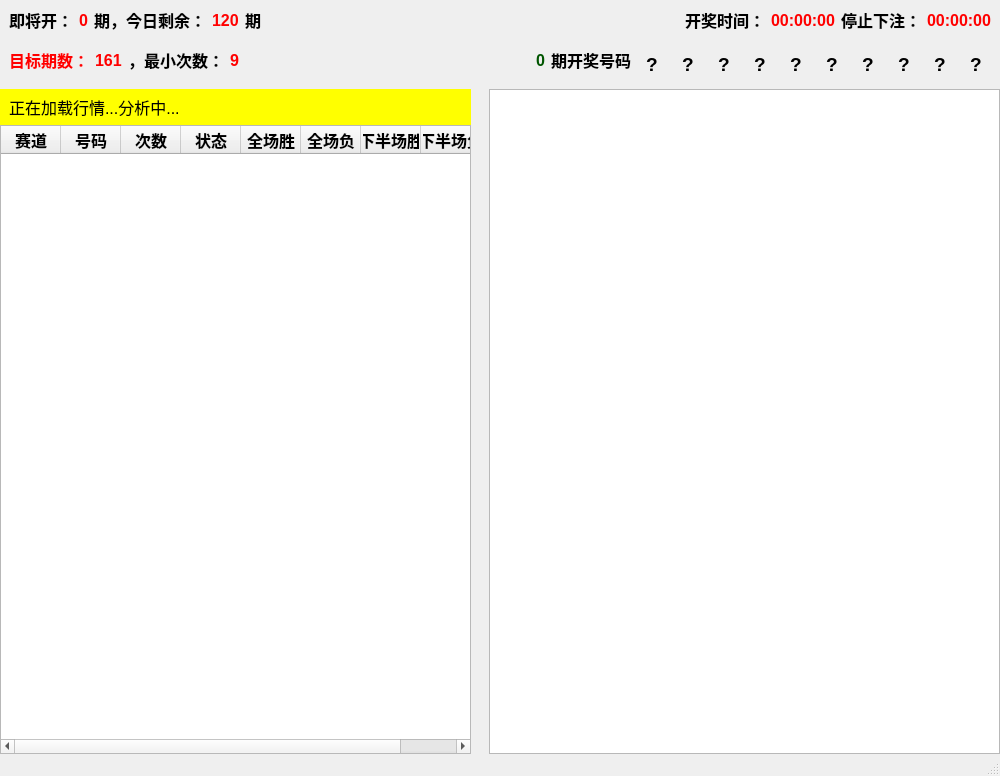
<?xml version="1.0" encoding="UTF-8"?>
<ui version="4.0">
 <class>MainWindow</class>
 <widget class="QMainWindow" name="MainWindow">
  <property name="geometry">
   <rect>
    <x>0</x>
    <y>0</y>
    <width>1000</width>
    <height>776</height>
   </rect>
  </property>
  <property name="windowTitle">
   <string>策略2：日内已开最小次数追击法-幸运飞艇</string>
  </property>
  <widget class="QWidget" name="centralwidget">
   <layout class="QVBoxLayout" name="verticalLayout">
    <property name="spacing">
     <number>0</number>
    </property>
    <property name="leftMargin">
     <number>0</number>
    </property>
    <property name="topMargin">
     <number>0</number>
    </property>
    <property name="rightMargin">
     <number>0</number>
    </property>
    <property name="bottomMargin">
     <number>0</number>
    </property>
    <item>
     <widget class="QWidget" name="header" native="true">
      <property name="minimumSize">
       <size>
        <width>0</width>
        <height>80</height>
       </size>
      </property>
      <property name="maximumSize">
       <size>
        <width>16777215</width>
        <height>80</height>
       </size>
      </property>
      <property name="styleSheet">
       <string notr="true"/>
      </property>
      <layout class="QVBoxLayout" name="verticalLayout_2">
       <property name="spacing">
        <number>0</number>
       </property>
       <property name="leftMargin">
        <number>0</number>
       </property>
       <property name="topMargin">
        <number>0</number>
       </property>
       <property name="rightMargin">
        <number>0</number>
       </property>
       <property name="bottomMargin">
        <number>0</number>
       </property>
       <item>
        <widget class="QWidget" name="widget" native="true">
         <property name="styleSheet">
          <string notr="true"/>
         </property>
         <layout class="QHBoxLayout" name="horizontalLayout">
          <item>
           <widget class="QLabel" name="label_7">
            <property name="font">
             <font>
              <pointsize>12</pointsize>
              <weight>75</weight>
              <bold>true</bold>
             </font>
            </property>
            <property name="text">
             <string>即将开：</string>
            </property>
           </widget>
          </item>
          <item>
           <widget class="QLabel" name="txtNextOption">
            <property name="font">
             <font>
              <pointsize>12</pointsize>
              <weight>75</weight>
              <bold>true</bold>
             </font>
            </property>
            <property name="styleSheet">
             <string notr="true">color: rgb(255, 0, 0);</string>
            </property>
            <property name="text">
             <string>0</string>
            </property>
           </widget>
          </item>
          <item>
           <widget class="QLabel" name="label_9">
            <property name="font">
             <font>
              <pointsize>12</pointsize>
              <weight>75</weight>
              <bold>true</bold>
             </font>
            </property>
            <property name="text">
             <string>期，今日剩余：</string>
            </property>
           </widget>
          </item>
          <item>
           <widget class="QLabel" name="txtTodaySurplus">
            <property name="font">
             <font>
              <pointsize>12</pointsize>
              <weight>75</weight>
              <bold>true</bold>
             </font>
            </property>
            <property name="styleSheet">
             <string notr="true">color: rgb(255, 0, 0);</string>
            </property>
            <property name="text">
             <string>120</string>
            </property>
           </widget>
          </item>
          <item>
           <widget class="QLabel" name="label_11">
            <property name="font">
             <font>
              <pointsize>12</pointsize>
              <weight>75</weight>
              <bold>true</bold>
             </font>
            </property>
            <property name="text">
             <string>期</string>
            </property>
           </widget>
          </item>
          <item>
           <spacer name="horizontalSpacer">
            <property name="orientation">
             <enum>Qt::Horizontal</enum>
            </property>
            <property name="sizeHint" stdset="0">
             <size>
              <width>40</width>
              <height>20</height>
             </size>
            </property>
           </spacer>
          </item>
          <item>
           <widget class="QLabel" name="label_3">
            <property name="font">
             <font>
              <pointsize>12</pointsize>
              <weight>75</weight>
              <bold>true</bold>
             </font>
            </property>
            <property name="text">
             <string>开奖时间：</string>
            </property>
           </widget>
          </item>
          <item>
           <widget class="QLabel" name="txtNextOpenTime">
            <property name="font">
             <font>
              <pointsize>12</pointsize>
              <weight>75</weight>
              <bold>true</bold>
             </font>
            </property>
            <property name="styleSheet">
             <string notr="true">color: rgb(255, 0, 0);</string>
            </property>
            <property name="text">
             <string>00:00:00</string>
            </property>
           </widget>
          </item>
          <item>
           <widget class="QLabel" name="label_5">
            <property name="font">
             <font>
              <pointsize>12</pointsize>
              <weight>75</weight>
              <bold>true</bold>
             </font>
            </property>
            <property name="text">
             <string>停止下注：</string>
            </property>
           </widget>
          </item>
          <item>
           <widget class="QLabel" name="txtNextStopTime">
            <property name="font">
             <font>
              <pointsize>12</pointsize>
              <weight>75</weight>
              <bold>true</bold>
             </font>
            </property>
            <property name="styleSheet">
             <string notr="true">color: rgb(255, 0, 0);</string>
            </property>
            <property name="text">
             <string>00:00:00</string>
            </property>
           </widget>
          </item>
         </layout>
        </widget>
       </item>
       <item>
        <widget class="QWidget" name="widget_2" native="true">
         <property name="styleSheet">
          <string notr="true"/>
         </property>
         <layout class="QHBoxLayout" name="horizontalLayout_2">
          <item>
           <widget class="QLabel" name="label">
            <property name="font">
             <font>
              <pointsize>12</pointsize>
              <weight>75</weight>
              <bold>true</bold>
             </font>
            </property>
            <property name="styleSheet">
             <string notr="true">color: rgb(255, 0, 0);</string>
            </property>
            <property name="text">
             <string>目标期数：</string>
            </property>
           </widget>
          </item>
          <item>
           <widget class="QLabel" name="txtPrevAt">
            <property name="font">
             <font>
              <pointsize>12</pointsize>
              <weight>75</weight>
              <bold>true</bold>
             </font>
            </property>
            <property name="styleSheet">
             <string notr="true">color: rgb(255, 0, 0);</string>
            </property>
            <property name="text">
             <string>161</string>
            </property>
           </widget>
          </item>
          <item>
           <widget class="QLabel" name="label_2">
            <property name="font">
             <font>
              <pointsize>12</pointsize>
              <weight>75</weight>
              <bold>true</bold>
             </font>
            </property>
            <property name="text">
             <string>，最小次数：</string>
            </property>
           </widget>
          </item>
          <item>
           <widget class="QLabel" name="txtPrevLimit">
            <property name="font">
             <font>
              <pointsize>12</pointsize>
              <weight>75</weight>
              <bold>true</bold>
             </font>
            </property>
            <property name="styleSheet">
             <string notr="true">color: rgb(255, 0, 0);</string>
            </property>
            <property name="text">
             <string>9</string>
            </property>
           </widget>
          </item>
          <item>
           <spacer name="horizontalSpacer_2">
            <property name="orientation">
             <enum>Qt::Horizontal</enum>
            </property>
            <property name="sizeHint" stdset="0">
             <size>
              <width>40</width>
              <height>20</height>
             </size>
            </property>
           </spacer>
          </item>
          <item>
           <widget class="QLabel" name="txtLastOption">
            <property name="font">
             <font>
              <pointsize>12</pointsize>
              <weight>75</weight>
              <bold>true</bold>
             </font>
            </property>
            <property name="styleSheet">
             <string notr="true">color: rgb(0, 85, 0);</string>
            </property>
            <property name="text">
             <string>0</string>
            </property>
           </widget>
          </item>
          <item>
           <widget class="QLabel" name="label_13">
            <property name="font">
             <font>
              <pointsize>12</pointsize>
              <weight>75</weight>
              <bold>true</bold>
             </font>
            </property>
            <property name="text">
             <string>期开奖号码</string>
            </property>
           </widget>
          </item>
          <item>
           <widget class="QLabel" name="txtN1">
            <property name="minimumSize">
             <size>
              <width>30</width>
              <height>30</height>
             </size>
            </property>
            <property name="maximumSize">
             <size>
              <width>30</width>
              <height>30</height>
             </size>
            </property>
            <property name="font">
             <font>
              <pointsize>14</pointsize>
              <weight>75</weight>
              <bold>true</bold>
             </font>
            </property>
            <property name="text">
             <string>?</string>
            </property>
            <property name="alignment">
             <set>Qt::AlignCenter</set>
            </property>
           </widget>
          </item>
          <item>
           <widget class="QLabel" name="txtN2">
            <property name="minimumSize">
             <size>
              <width>30</width>
              <height>30</height>
             </size>
            </property>
            <property name="maximumSize">
             <size>
              <width>30</width>
              <height>30</height>
             </size>
            </property>
            <property name="font">
             <font>
              <pointsize>14</pointsize>
              <weight>75</weight>
              <bold>true</bold>
             </font>
            </property>
            <property name="text">
             <string>?</string>
            </property>
            <property name="alignment">
             <set>Qt::AlignCenter</set>
            </property>
           </widget>
          </item>
          <item>
           <widget class="QLabel" name="txtN3">
            <property name="minimumSize">
             <size>
              <width>30</width>
              <height>30</height>
             </size>
            </property>
            <property name="maximumSize">
             <size>
              <width>30</width>
              <height>30</height>
             </size>
            </property>
            <property name="font">
             <font>
              <pointsize>14</pointsize>
              <weight>75</weight>
              <bold>true</bold>
             </font>
            </property>
            <property name="text">
             <string>?</string>
            </property>
            <property name="alignment">
             <set>Qt::AlignCenter</set>
            </property>
           </widget>
          </item>
          <item>
           <widget class="QLabel" name="txtN4">
            <property name="minimumSize">
             <size>
              <width>30</width>
              <height>30</height>
             </size>
            </property>
            <property name="maximumSize">
             <size>
              <width>30</width>
              <height>30</height>
             </size>
            </property>
            <property name="font">
             <font>
              <pointsize>14</pointsize>
              <weight>75</weight>
              <bold>true</bold>
             </font>
            </property>
            <property name="text">
             <string>?</string>
            </property>
            <property name="alignment">
             <set>Qt::AlignCenter</set>
            </property>
           </widget>
          </item>
          <item>
           <widget class="QLabel" name="txtN5">
            <property name="minimumSize">
             <size>
              <width>30</width>
              <height>30</height>
             </size>
            </property>
            <property name="maximumSize">
             <size>
              <width>30</width>
              <height>30</height>
             </size>
            </property>
            <property name="font">
             <font>
              <pointsize>14</pointsize>
              <weight>75</weight>
              <bold>true</bold>
             </font>
            </property>
            <property name="text">
             <string>?</string>
            </property>
            <property name="alignment">
             <set>Qt::AlignCenter</set>
            </property>
           </widget>
          </item>
          <item>
           <widget class="QLabel" name="txtN6">
            <property name="minimumSize">
             <size>
              <width>30</width>
              <height>30</height>
             </size>
            </property>
            <property name="maximumSize">
             <size>
              <width>30</width>
              <height>30</height>
             </size>
            </property>
            <property name="font">
             <font>
              <pointsize>14</pointsize>
              <weight>75</weight>
              <bold>true</bold>
             </font>
            </property>
            <property name="text">
             <string>?</string>
            </property>
            <property name="alignment">
             <set>Qt::AlignCenter</set>
            </property>
           </widget>
          </item>
          <item>
           <widget class="QLabel" name="txtN7">
            <property name="minimumSize">
             <size>
              <width>30</width>
              <height>30</height>
             </size>
            </property>
            <property name="maximumSize">
             <size>
              <width>30</width>
              <height>30</height>
             </size>
            </property>
            <property name="font">
             <font>
              <pointsize>14</pointsize>
              <weight>75</weight>
              <bold>true</bold>
             </font>
            </property>
            <property name="text">
             <string>?</string>
            </property>
            <property name="alignment">
             <set>Qt::AlignCenter</set>
            </property>
           </widget>
          </item>
          <item>
           <widget class="QLabel" name="txtN8">
            <property name="minimumSize">
             <size>
              <width>30</width>
              <height>30</height>
             </size>
            </property>
            <property name="maximumSize">
             <size>
              <width>30</width>
              <height>30</height>
             </size>
            </property>
            <property name="font">
             <font>
              <pointsize>14</pointsize>
              <weight>75</weight>
              <bold>true</bold>
             </font>
            </property>
            <property name="text">
             <string>?</string>
            </property>
            <property name="alignment">
             <set>Qt::AlignCenter</set>
            </property>
           </widget>
          </item>
          <item>
           <widget class="QLabel" name="txtN9">
            <property name="minimumSize">
             <size>
              <width>30</width>
              <height>30</height>
             </size>
            </property>
            <property name="maximumSize">
             <size>
              <width>30</width>
              <height>30</height>
             </size>
            </property>
            <property name="font">
             <font>
              <pointsize>14</pointsize>
              <weight>75</weight>
              <bold>true</bold>
             </font>
            </property>
            <property name="text">
             <string>?</string>
            </property>
            <property name="alignment">
             <set>Qt::AlignCenter</set>
            </property>
           </widget>
          </item>
          <item>
           <widget class="QLabel" name="txtN10">
            <property name="minimumSize">
             <size>
              <width>30</width>
              <height>30</height>
             </size>
            </property>
            <property name="maximumSize">
             <size>
              <width>30</width>
              <height>30</height>
             </size>
            </property>
            <property name="font">
             <font>
              <pointsize>14</pointsize>
              <weight>75</weight>
              <bold>true</bold>
             </font>
            </property>
            <property name="text">
             <string>?</string>
            </property>
            <property name="alignment">
             <set>Qt::AlignCenter</set>
            </property>
           </widget>
          </item>
         </layout>
        </widget>
       </item>
      </layout>
     </widget>
    </item>
    <item>
     <widget class="QWidget" name="body" native="true">
      <property name="minimumSize">
       <size>
        <width>1000</width>
        <height>650</height>
       </size>
      </property>
      <property name="styleSheet">
       <string notr="true"/>
      </property>
      <layout class="QHBoxLayout" name="horizontalLayout_3" stretch="1,1">
       <property name="spacing">
        <number>0</number>
       </property>
       <property name="leftMargin">
        <number>0</number>
       </property>
       <property name="rightMargin">
        <number>0</number>
       </property>
       <property name="bottomMargin">
        <number>0</number>
       </property>
       <item>
        <widget class="QWidget" name="widget_3" native="true">
         <property name="minimumSize">
          <size>
           <width>0</width>
           <height>0</height>
          </size>
         </property>
         <property name="maximumSize">
          <size>
           <width>480</width>
           <height>16777215</height>
          </size>
         </property>
         <property name="styleSheet">
          <string notr="true"/>
         </property>
         <layout class="QVBoxLayout" name="verticalLayout_3">
          <property name="spacing">
           <number>0</number>
          </property>
          <property name="leftMargin">
           <number>0</number>
          </property>
          <property name="topMargin">
           <number>0</number>
          </property>
          <property name="bottomMargin">
           <number>0</number>
          </property>
          <item>
           <widget class="QWidget" name="widget_5" native="true">
            <property name="minimumSize">
             <size>
              <width>0</width>
              <height>36</height>
             </size>
            </property>
            <property name="maximumSize">
             <size>
              <width>16777215</width>
              <height>36</height>
             </size>
            </property>
            <property name="styleSheet">
             <string notr="true">background-color: rgb(255, 255, 0);</string>
            </property>
            <layout class="QHBoxLayout" name="horizontalLayout_4">
             <item>
              <widget class="QLabel" name="txtTips">
               <property name="font">
                <font>
                 <pointsize>12</pointsize>
                </font>
               </property>
               <property name="text">
                <string>正在加载行情...分析中...</string>
               </property>
              </widget>
             </item>
            </layout>
           </widget>
          </item>
          <item>
           <widget class="QWidget" name="widget_6" native="true">
            <property name="styleSheet">
             <string notr="true"/>
            </property>
            <layout class="QVBoxLayout" name="verticalLayout_5">
             <property name="spacing">
              <number>0</number>
             </property>
             <property name="leftMargin">
              <number>0</number>
             </property>
             <property name="topMargin">
              <number>0</number>
             </property>
             <property name="rightMargin">
              <number>0</number>
             </property>
             <property name="bottomMargin">
              <number>0</number>
             </property>
             <item>
              <widget class="QTableWidget" name="tableTips">
               <property name="minimumSize">
                <size>
                 <width>0</width>
                 <height>0</height>
                </size>
               </property>
               <property name="maximumSize">
                <size>
                 <width>16777215</width>
                 <height>16777215</height>
                </size>
               </property>
               <property name="font">
                <font>
                 <pointsize>12</pointsize>
                </font>
               </property>
               <property name="editTriggers">
                <set>QAbstractItemView::NoEditTriggers</set>
               </property>
               <property name="dragDropOverwriteMode">
                <bool>false</bool>
               </property>
               <property name="selectionMode">
                <enum>QAbstractItemView::MultiSelection</enum>
               </property>
               <property name="selectionBehavior">
                <enum>QAbstractItemView::SelectRows</enum>
               </property>
               <attribute name="horizontalHeaderDefaultSectionSize">
                <number>60</number>
               </attribute>
               <attribute name="verticalHeaderMinimumSectionSize">
                <number>36</number>
               </attribute>
               <attribute name="verticalHeaderDefaultSectionSize">
                <number>36</number>
               </attribute>
               <column>
                <property name="text">
                 <string>赛道</string>
                </property>
                <property name="font">
                 <font>
                  <pointsize>12</pointsize>
                  <weight>75</weight>
                  <bold>true</bold>
                 </font>
                </property>
               </column>
               <column>
                <property name="text">
                 <string>号码</string>
                </property>
                <property name="font">
                 <font>
                  <pointsize>12</pointsize>
                  <weight>75</weight>
                  <bold>true</bold>
                 </font>
                </property>
               </column>
               <column>
                <property name="text">
                 <string>次数</string>
                </property>
                <property name="font">
                 <font>
                  <pointsize>12</pointsize>
                  <weight>75</weight>
                  <bold>true</bold>
                 </font>
                </property>
               </column>
               <column>
                <property name="text">
                 <string>状态</string>
                </property>
                <property name="font">
                 <font>
                  <pointsize>12</pointsize>
                  <weight>75</weight>
                  <bold>true</bold>
                 </font>
                </property>
               </column>
               <column>
                <property name="text">
                 <string>全场胜</string>
                </property>
                <property name="font">
                 <font>
                  <pointsize>12</pointsize>
                  <weight>75</weight>
                  <bold>true</bold>
                 </font>
                </property>
               </column>
               <column>
                <property name="text">
                 <string>全场负</string>
                </property>
                <property name="font">
                 <font>
                  <pointsize>12</pointsize>
                  <weight>75</weight>
                  <bold>true</bold>
                 </font>
                </property>
               </column>
               <column>
                <property name="text">
                 <string>下半场胜</string>
                </property>
                <property name="font">
                 <font>
                  <pointsize>12</pointsize>
                  <weight>75</weight>
                  <bold>true</bold>
                 </font>
                </property>
               </column>
               <column>
                <property name="text">
                 <string>下半场负</string>
                </property>
                <property name="font">
                 <font>
                  <pointsize>12</pointsize>
                  <weight>75</weight>
                  <bold>true</bold>
                 </font>
                </property>
               </column>
              </widget>
             </item>
            </layout>
           </widget>
          </item>
         </layout>
        </widget>
       </item>
       <item>
        <widget class="QWidget" name="widget_4" native="true">
         <property name="styleSheet">
          <string notr="true"/>
         </property>
         <layout class="QVBoxLayout" name="verticalLayout_4">
          <property name="topMargin">
           <number>0</number>
          </property>
          <property name="rightMargin">
           <number>0</number>
          </property>
          <property name="bottomMargin">
           <number>0</number>
          </property>
          <item>
           <widget class="QTableView" name="tableTodayRecords">
            <property name="font">
             <font>
              <pointsize>12</pointsize>
             </font>
            </property>
            <property name="toolTip">
             <string extracomment="当前开奖记录"/>
            </property>
            <property name="sizeAdjustPolicy">
             <enum>QAbstractScrollArea::AdjustToContents</enum>
            </property>
            <property name="editTriggers">
             <set>QAbstractItemView::NoEditTriggers</set>
            </property>
            <property name="selectionBehavior">
             <enum>QAbstractItemView::SelectRows</enum>
            </property>
            <attribute name="horizontalHeaderDefaultSectionSize">
             <number>40</number>
            </attribute>
            <attribute name="horizontalHeaderStretchLastSection">
             <bool>false</bool>
            </attribute>
           </widget>
          </item>
         </layout>
        </widget>
       </item>
      </layout>
     </widget>
    </item>
   </layout>
  </widget>
  <widget class="QMenuBar" name="menubar">
   <property name="geometry">
    <rect>
     <x>0</x>
     <y>0</y>
     <width>1000</width>
     <height>23</height>
    </rect>
   </property>
  </widget>
  <widget class="QStatusBar" name="statusbar"/>
  <action name="actionPasswd">
   <property name="text">
    <string>修改登录密码</string>
   </property>
  </action>
  <action name="actionOpenStrategyAdd">
   <property name="text">
    <string>新建策略</string>
   </property>
  </action>
  <action name="actionStrategyList">
   <property name="text">
    <string>策略管理</string>
   </property>
  </action>
  <action name="actionOpenPasswd">
   <property name="text">
    <string>修改密码</string>
   </property>
  </action>
  <action name="actionOpenStaffsDialog">
   <property name="text">
    <string>员工管理</string>
   </property>
  </action>
  <action name="actionOpenAccountDialog">
   <property name="text">
    <string>交易账号</string>
   </property>
  </action>
  <action name="actionOpenWebsiteDialog">
   <property name="text">
    <string>网站管理</string>
   </property>
  </action>
 </widget>
 <resources/>
 <connections/>
</ui>
